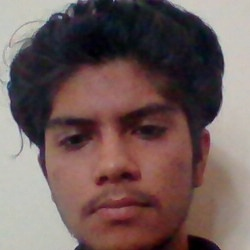
#> input picture Machine and Deep Learning/Practice/2.jpg, 250 x 250 px, given in place of the camera
$ jupyter execute facedetection.ipynb
#> lines starting #> are read from the running program, lines starting #| are printed output that depends on the picture; after the words box and inside, x2 and y2 are one past the last pixel; in counts of white or black regions, pixels touching at a corner belong together
[cell 1]
import cv2
import os
# !pip install opencv-python

[cell 2]
cap = cv2.VideoCapture(0)
# PATH = os.path.join('Practice', 'images')
# os.makedirs(PATH)
cascade_classifier = cv2.CascadeClassifier('haarcascades/haarcascade_frontalface_default.xml')

while cap.isOpened():
    ret,frame=cap.read()
#> frame is the input picture: shape (250, 250, 3); mean B, G, R 90.8, 92.8, 113.2
    gray = cv2.cvtColor(frame,cv2.COLOR_BGR2GRAY)
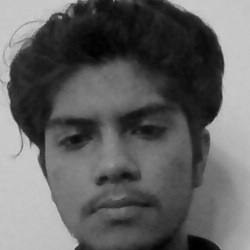
#> gray: shape (250, 250); min 0, max 207, mean 98.7
    detection = cascade_classifier.detectMultiScale(gray,1.3,5)
#> detection = [[30, 64, 170, 170]]
#     cv2.imshow('frame',frame)

    if(len(detection)>0):
        (x,y,w,h)=detection[0]
#> x = 30; y = 64; w = 170; h = 170
        frame = cv2.rectangle(frame,(x,y),(x+w,w+h),(0,255,0),2)
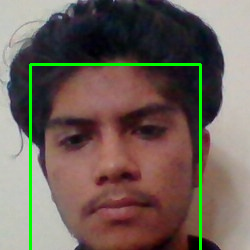
#> frame: shape (250, 250, 3); 2.59% of pixels changed, all inside (x1, y1, x2, y2) = (29, 63, 202, 250)
        img_crop=frame[y:y+h,x:x+w]
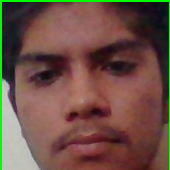
#> img_crop: shape (170, 170, 3); mean B, G, R 69.2, 80, 109
        img_crop=cv2.resize(img_crop,(255,255))
#> img_crop: shape (255, 255, 3)

    cv2.imshow('frame',frame)

    if cv2.waitKey(1) & 0XFF == ord('a'):
#> (key q is pressed here)
        cv2.imwrite("images/"+str(1)+".jpg",img_crop)

    if cv2.waitKey(1) & 0XFF == ord('q'):
#> (key q is pressed here)
        break
cap.release()
cv2.destroyAllWindows()

$ run again, on Machine and Deep Learning/Practice/3.jpg
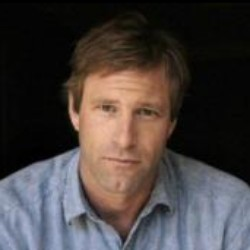
#> input picture Machine and Deep Learning/Practice/3.jpg, 250 x 250 px, given in place of the camera
#> frame is the input picture: shape (250, 250, 3); mean B, G, R 63, 64.4, 71.8
#> `gray = cv2.cvtColor(frame,cv2.COLOR_BGR2GRAY)`:
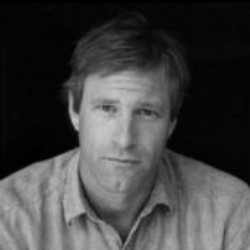
#> gray: shape (250, 250); min 0, max 201, mean 66.5
#> detection = [[69, 66, 116, 116]]
#> x = 69; y = 66; w = 116
#> frame: shape (250, 250, 3); 2.7% of pixels changed, all inside (x1, y1, x2, y2) = (68, 65, 187, 234)
#> `img_crop=frame[y:y+h,x:x+w]`:
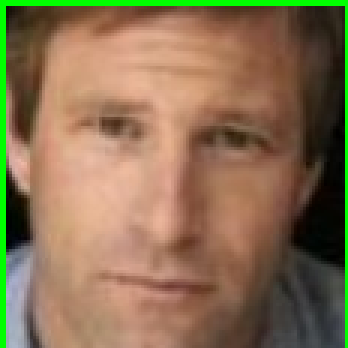
#> img_crop: shape (116, 116, 3) (shown 3 times larger); mean B, G, R 82, 112.8, 136.6
